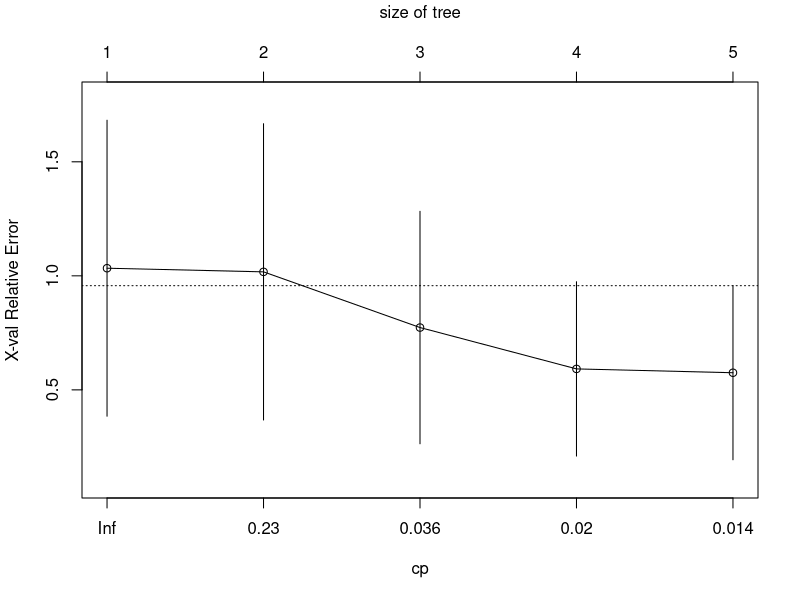
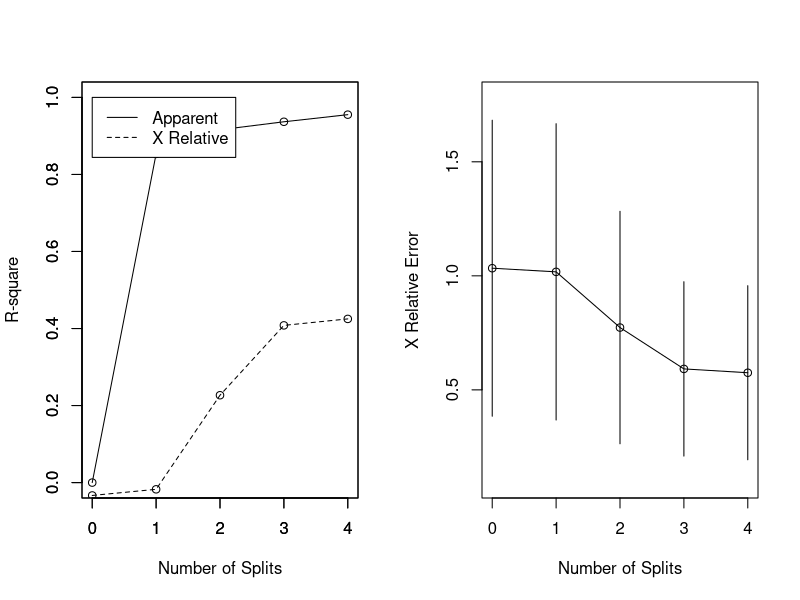
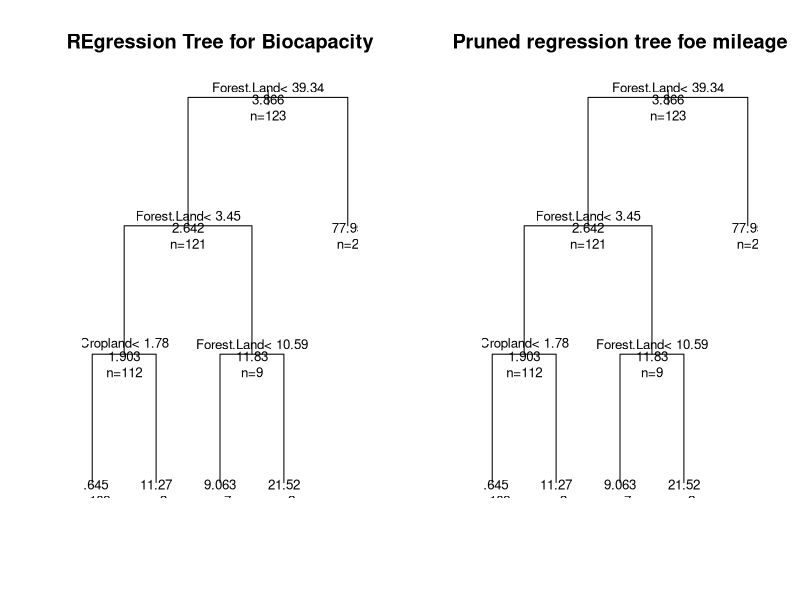
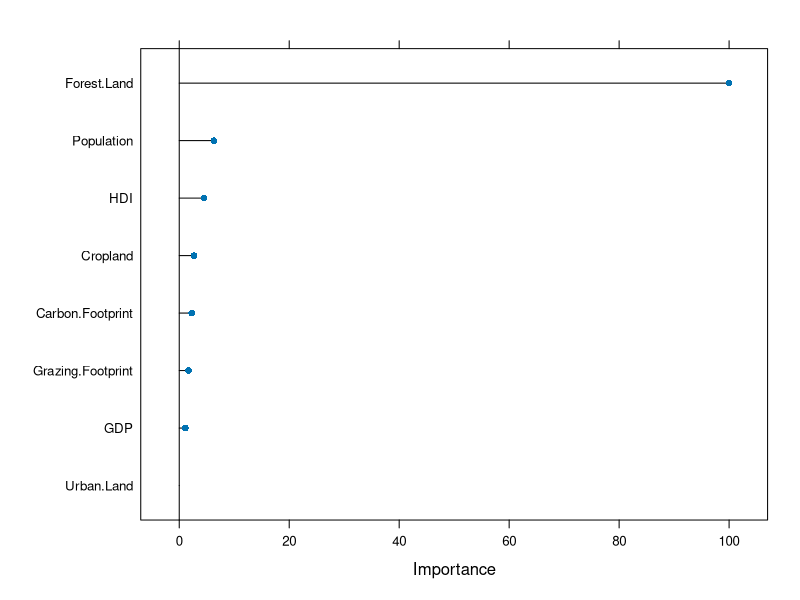
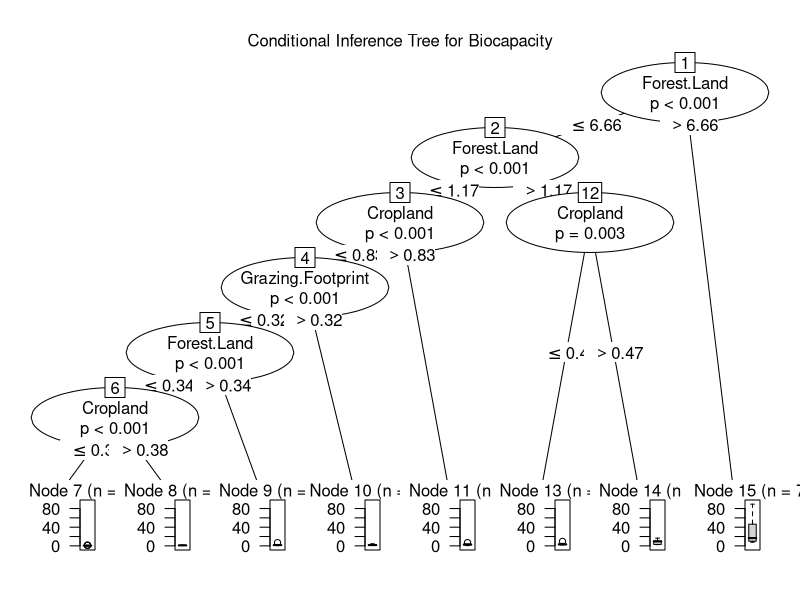

Recreate these plots in R, in order.
#Classification and regression Trees

#they do not apply a global model like OLS 
#USEFUL FOR HIGH NON LINEARITY AND COMPLEX RELATIONSHIP 
#BETWEEN DEPENDENT AND INDEPENDENT VARIABLES 

library(caret)
library(rpart
        )
eco = read.csv("biocap.csv")
names(eco)
set.seed(10)
inTraining = createDataPartition(eco$BiocapacityT, p=0.75,list = FALSE)
training = eco[inTraining,]
testing = eco[-inTraining,]

fit = rpart(BiocapacityT ~., data=training, control=rpart.control(minsplit = 6))
fit
printcp(fit)
plotcp(fit)
summary(fit)
par  (mfrow=c(1,2))
rsq.rpart(fit) #Visualize cross validation results 

#plot tree 
plot(fit, uniform=TRUE, main="REgression Tree for Biocapacity")
text(fit, use.n = TRUE, all=TRUE,cex=.8 )

#Pruning the tree prevents overfitting of the dat 

pfit <- prune(fit,cp=0.016)
#cp is the best performance that we are getting

plot(pfit, uniform = TRUE, main= "Pruned regression tree foe mileage")
text(pfit,use.n = TRUE, all=TRUE, cex=.8)

#How well does this model generalize 
p= predict (fit, newdata = testing)
head(p)       
p = as.data.frame(p)
final = cbind(testing$BiocapacityT,p)
head(final)
cor(testing$BiocapacityT,p)
library(Metrics)
rmse(testing$BiocapacityT,p)

##Conditional Inference trees

######### Conditional inference tree- R #######
######## does away with the need of tree pruning

setwd("F:\\RegressionModelling_R\\Lectures\\section7")
library(caret)

library(party)

eco=read.csv("biocap.csv")

names(eco)

set.seed(10)

inTraining =createDataPartition(eco$BiocapacityT, p = .75, list = FALSE) #create a 75% data partition

training = eco[ inTraining,] #75% data for model training
testing= eco[-inTraining,] #25% for model testing

fitc= train(BiocapacityT ~ ., data=training, method='ctree',tuneGrid=expand.grid(mincriterion=0.95))

ctreeVarImp = varImp(fitc) #variable importance

ctreeVarImp

plot(ctreeVarImp)
##### use party package- visualize the tree 

library(party)
fit2=ctree(BiocapacityT ~ ., data=training)

plot(fit2, main="Conditional Inference Tree for Biocapacity")

print(fit2)

#######################################################################
############ how will this generalize?

p=predict(fitc, newdata =testing) #testing was the 25% original data not used in model building

head(p)

p=as.data.frame(p)

final=cbind(testing$BiocapacityT,p) #how do predicted values (p) compare with actual test data

head(final)

cor(testing$BiocapacityT,p)

library(Metrics)

rmse(testing$BiocapacityT,p)
